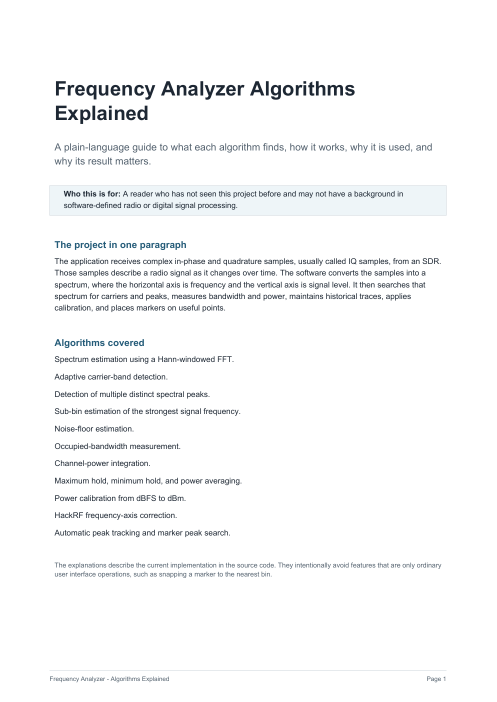
#> input picture tmp/pdfs/algorithms-final-page-01.png, 993 x 1404 px (shown at 1/2 size); its folder holds only this picture in this run
$ python make_contact_sheets.py
#> lines starting #> are read from the running program, lines starting #| are printed output that depends on the picture
from __future__ import annotations

from pathlib import Path

from PIL import Image, ImageDraw


ROOT = Path(__file__).resolve().parents[2]
SOURCE_DIR = ROOT / "tmp" / "pdfs"
pages = sorted(SOURCE_DIR.glob("algorithms-final-page-*.png"))
if not pages:
    raise SystemExit("No rendered PDF pages found")

thumb_width = 420
margin = 18
label_height = 24
columns = 2
rows_per_sheet = 2
pages_per_sheet = columns * rows_per_sheet

for sheet_index in range(0, len(pages), pages_per_sheet):
    group = pages[sheet_index : sheet_index + pages_per_sheet]
    thumbs = []
    for page_number, page_path in enumerate(group, start=sheet_index + 1):
        image = Image.open(page_path).convert("RGB")
#> image is the input picture: PIL image 993x1404 RGB; mean R, G, B 247.6, 248.2, 248.7
        thumb_height = round(image.height * thumb_width / image.width)
#> thumb_height = 594
        image = image.resize((thumb_width, thumb_height), Image.Resampling.LANCZOS)
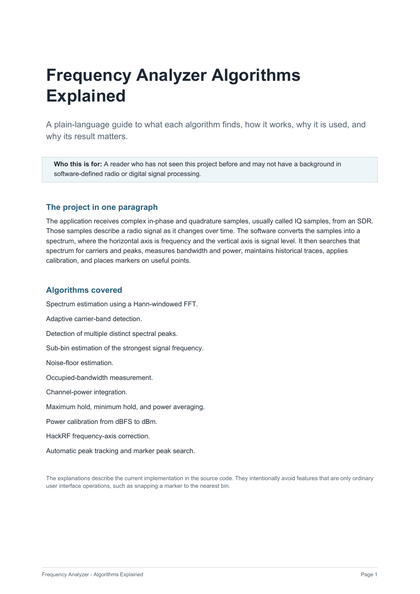
#> image: PIL image 420x594 RGB; mean R, G, B 247.2, 247.9, 248.4
        thumbs.append((page_number, image))

    cell_height = max(image.height for _, image in thumbs) + label_height
#> cell_height = 618
    sheet = Image.new(
        "RGB",
        (
            columns * thumb_width + (columns + 1) * margin,
            rows_per_sheet * cell_height + (rows_per_sheet + 1) * margin,
        ),
        "white",
    )
#> sheet: PIL image 894x1290 RGB; every value is 255
    draw = ImageDraw.Draw(sheet)
    for position, (page_number, image) in enumerate(thumbs):
        row, column = divmod(position, columns)
        x = margin + column * (thumb_width + margin)
        y = margin + row * (cell_height + margin)
        draw.text((x, y), f"Page {page_number}", fill="#1D2733")
        sheet.paste(image, (x, y + label_height))
        draw.rectangle(
            (
                x,
                y + label_height,
                x + image.width - 1,
                y + label_height + image.height - 1,
            ),
            outline="#AAB5BC",
            width=1,
        )
#> this loop made 1 pass
#> (position, page_number, row, column, x, y) on pass 1: (0, 1, 0, 0, 18, 18)
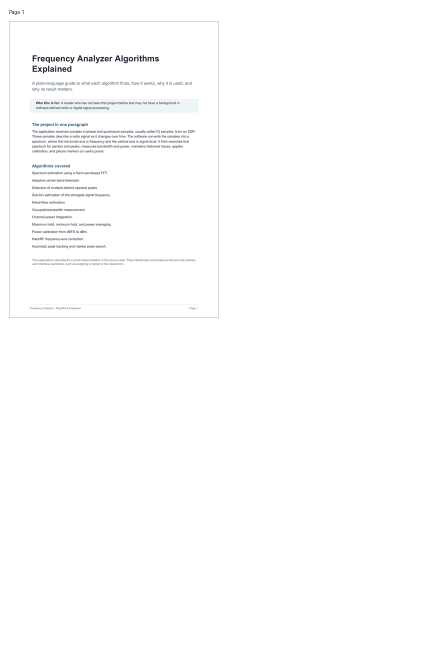
#> sheet: PIL image 894x1290 RGB (shown at 1/2 size); mean R, G, B 253.2, 253.3, 253.4

    output = SOURCE_DIR / f"contact-sheet-{sheet_index // pages_per_sheet + 1}.png"
    sheet.save(output, quality=92)
    print(output)

$ run again, on tmp/pdfs/algorithms-final-page-05.png
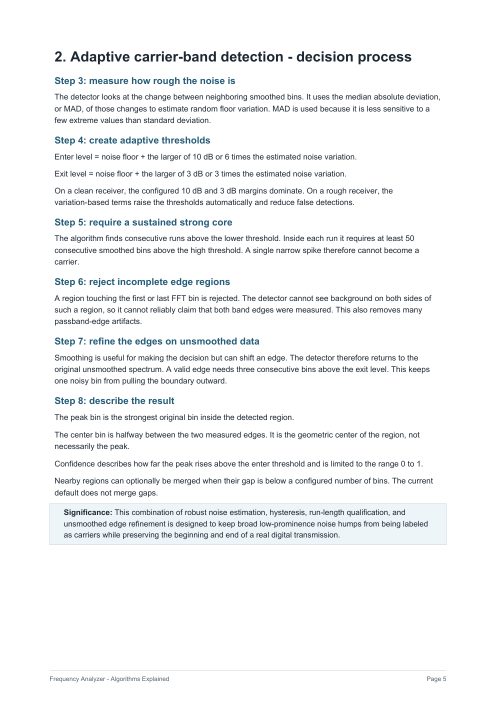
#> input picture tmp/pdfs/algorithms-final-page-05.png, 993 x 1404 px (shown at 1/2 size)
#> image is the input picture: PIL image 993x1404 RGB; mean R, G, B 244, 245.1, 246
#> `image = image.resize((thumb_width, thumb_height), Image.Resampling.LAN..`:
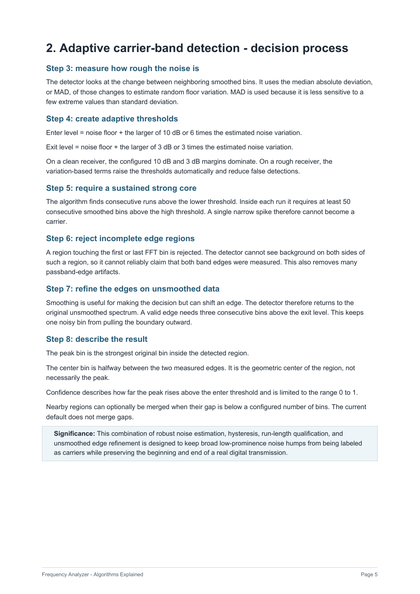
#> image: PIL image 420x594 RGB; mean R, G, B 243.5, 244.7, 245.5
#> cell_height = 618
#> the loop `for position, (page_number, image) in enumerate(thumbs):` made 1 pass
#> (position, page_number, row, column, x, y) on pass 1: (0, 1, 0, 0, 18, 18)
#> after the loop `for position, (page_number, image) in enumerate(thumbs):`:
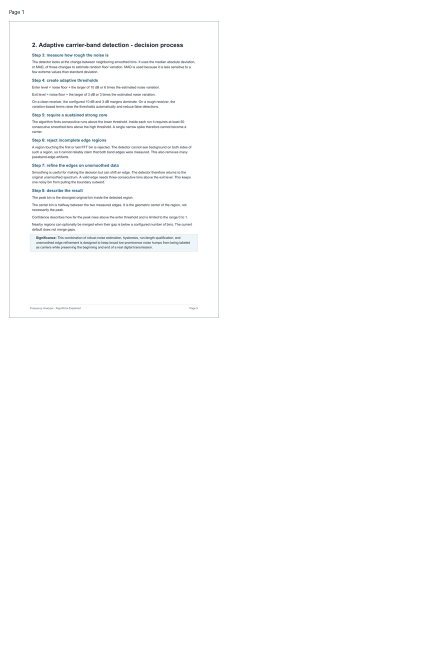
#> sheet: PIL image 894x1290 RGB (shown at 1/2 size); mean R, G, B 252.4, 252.6, 252.8

$ run again, on tmp/pdfs/algorithms-final-page-06.png
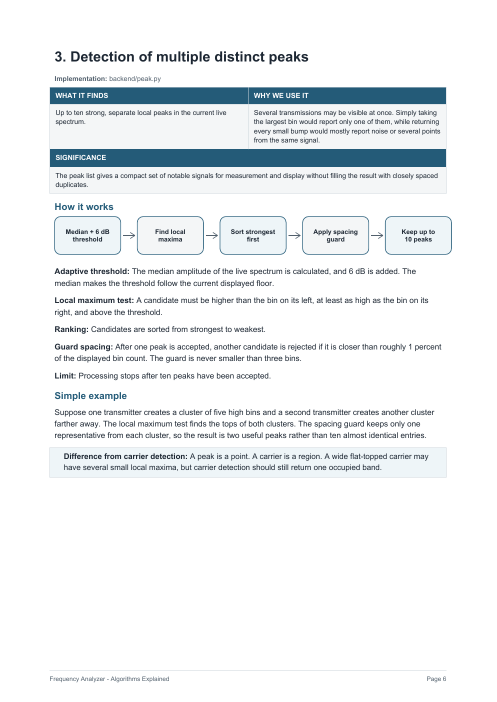
#> input picture tmp/pdfs/algorithms-final-page-06.png, 993 x 1404 px (shown at 1/2 size)
#> image is the input picture: PIL image 993x1404 RGB; mean R, G, B 237.4, 240.5, 242.3
#> `image = image.resize((thumb_width, thumb_height), Image.Resampling.LAN..`:
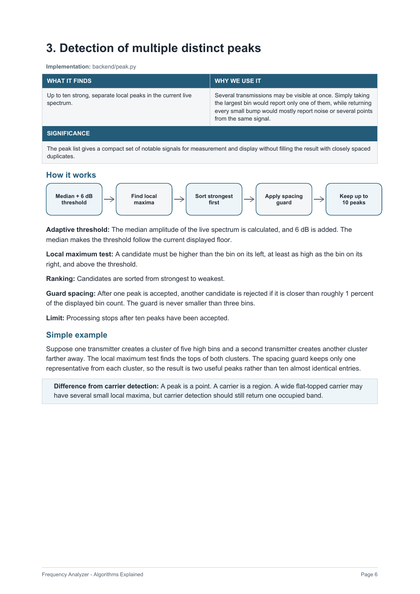
#> image: PIL image 420x594 RGB; mean R, G, B 237.1, 240.2, 242
#> cell_height = 618
#> the loop `for position, (page_number, image) in enumerate(thumbs):` made 1 pass
#> (position, page_number, row, column, x, y) on pass 1: (0, 1, 0, 0, 18, 18)
#> after the loop `for position, (page_number, image) in enumerate(thumbs):`:
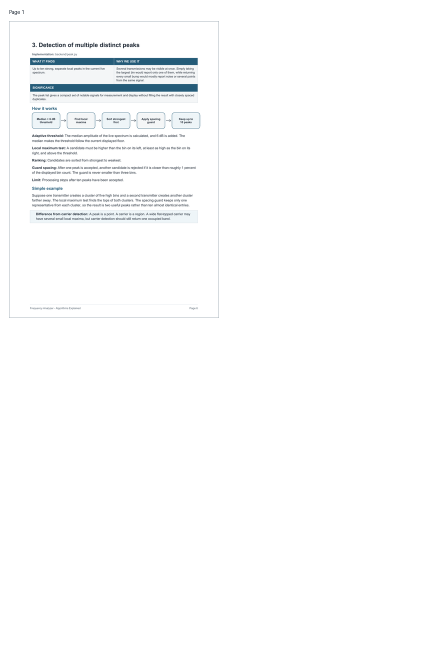
#> sheet: PIL image 894x1290 RGB (shown at 1/2 size); mean R, G, B 251, 251.7, 252.1

$ run again, on tmp/pdfs/algorithms-final-page-07.png
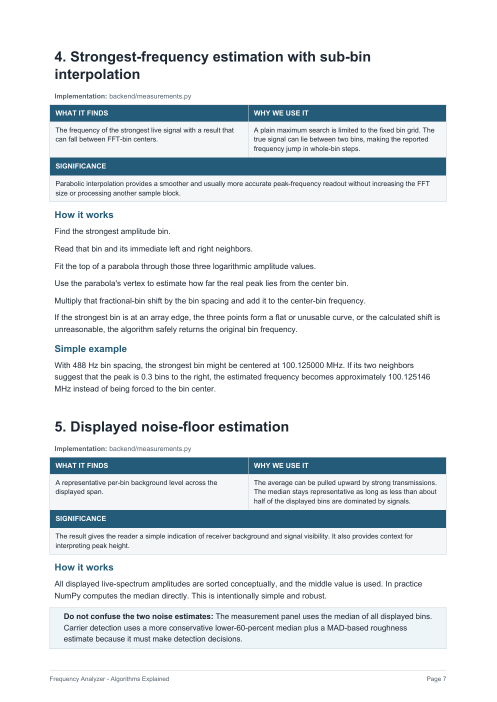
#> input picture tmp/pdfs/algorithms-final-page-07.png, 993 x 1404 px (shown at 1/2 size)
#> image is the input picture: PIL image 993x1404 RGB; mean R, G, B 226.8, 232.1, 235.1
#> `image = image.resize((thumb_width, thumb_height), Image.Resampling.LAN..`:
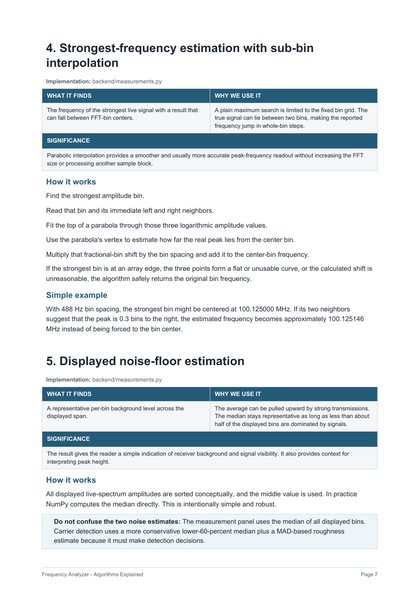
#> image: PIL image 420x594 RGB; mean R, G, B 226.5, 231.8, 234.8
#> cell_height = 618
#> the loop `for position, (page_number, image) in enumerate(thumbs):` made 1 pass
#> (position, page_number, row, column, x, y) on pass 1: (0, 1, 0, 0, 18, 18)
#> after the loop `for position, (page_number, image) in enumerate(thumbs):`:
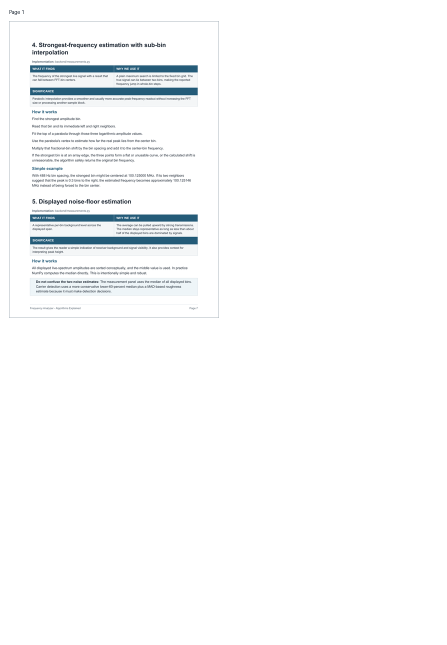
#> sheet: PIL image 894x1290 RGB (shown at 1/2 size); mean R, G, B 248.7, 249.8, 250.5

$ run again, on tmp/pdfs/algorithms-final-page-02.png
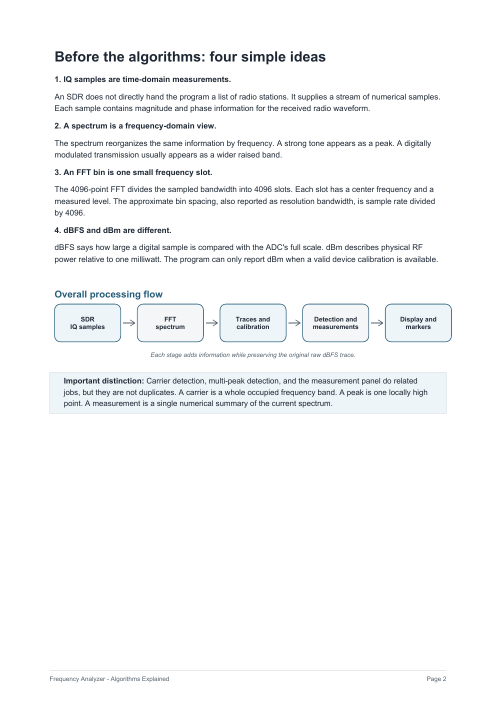
#> input picture tmp/pdfs/algorithms-final-page-02.png, 993 x 1404 px (shown at 1/2 size)
#> image is the input picture: PIL image 993x1404 RGB; mean R, G, B 246.9, 247.8, 248.4
#> `image = image.resize((thumb_width, thumb_height), Image.Resampling.LAN..`:
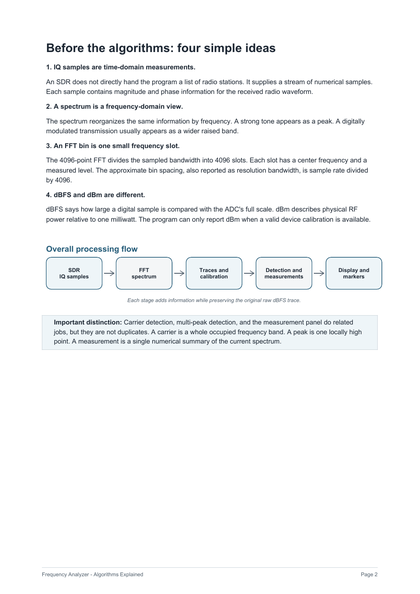
#> image: PIL image 420x594 RGB; mean R, G, B 246.5, 247.5, 248.1
#> cell_height = 618
#> the loop `for position, (page_number, image) in enumerate(thumbs):` made 1 pass
#> (position, page_number, row, column, x, y) on pass 1: (0, 1, 0, 0, 18, 18)
#> after the loop `for position, (page_number, image) in enumerate(thumbs):`:
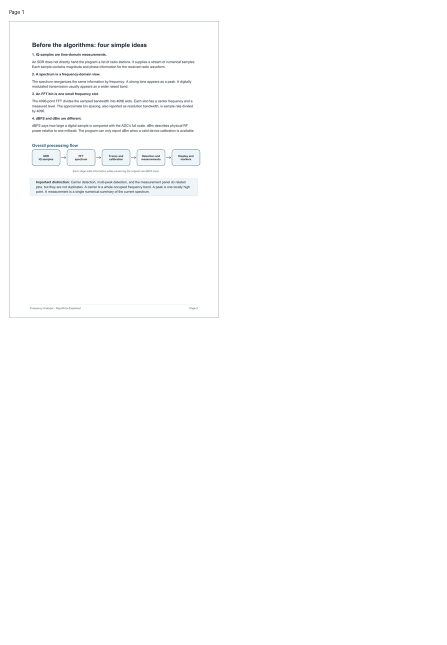
#> sheet: PIL image 894x1290 RGB (shown at 1/2 size); mean R, G, B 253, 253.2, 253.4
